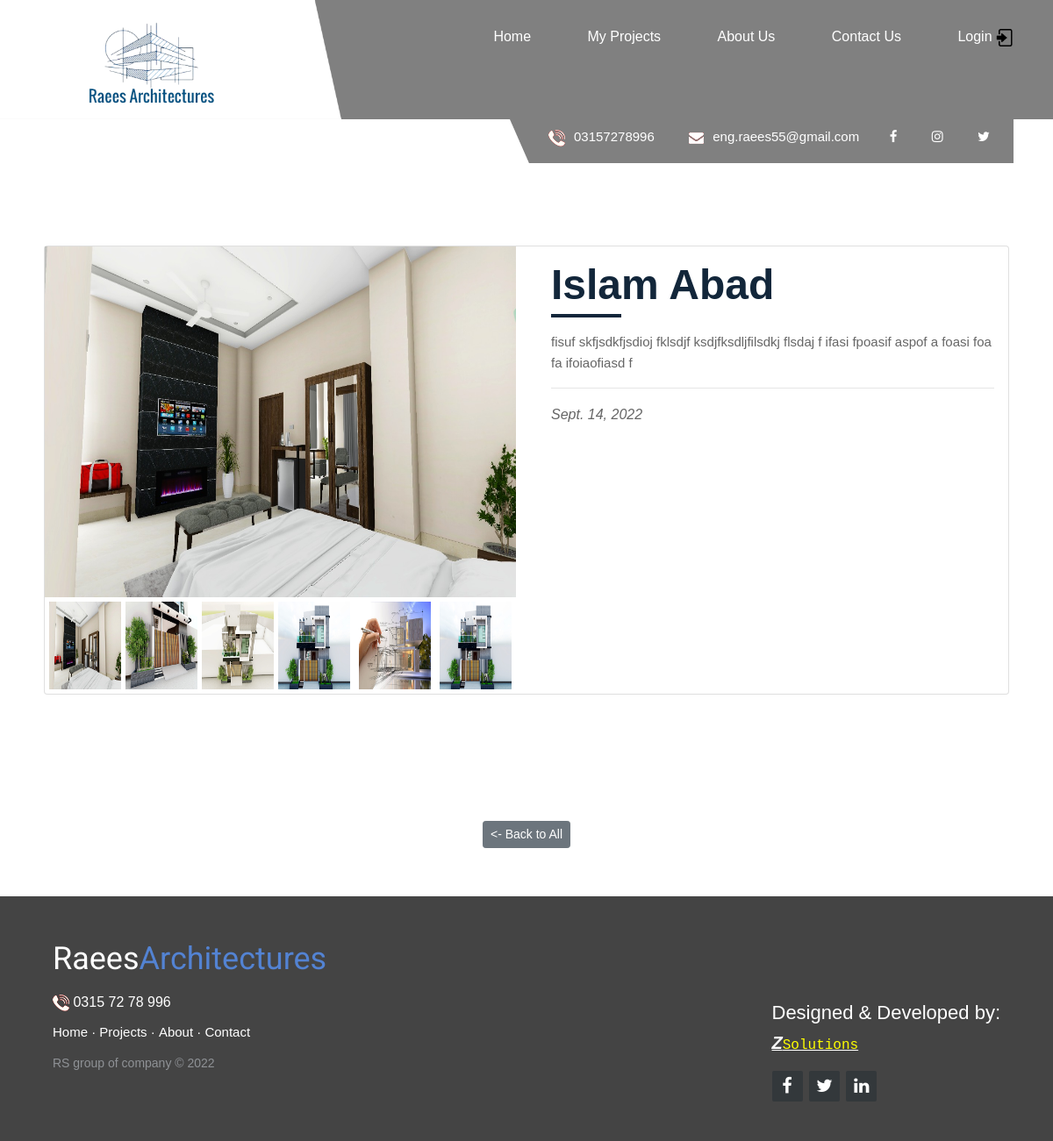
Page /detail/13 on the committed database.
### architecture/models.py (models this page shows)
class Project(models.Model):
    title = models.CharField(max_length=100)
    description = models.TextField(max_length=1000)
    image1 = models.ImageField(null=True, blank=True,  upload_to = 'images')
    image2 = models.ImageField(null=True, blank=True,  upload_to = 'images')
    image3 = models.ImageField(null=True, blank=True,  upload_to = 'images')
    image4 = models.ImageField(null=True, blank=True,  upload_to = 'images')
    image5 = models.ImageField(null=True, blank=True,  upload_to = 'images')
    image6 = models.ImageField(null=True, blank=True,  upload_to = 'images')
    date = models.DateField()

### architecture/views.py (the view)
# urls.py: path('detail/<int:pk>', views.DetailView.as_view(), name="detail"),
class DetailView(DetailView):
    model = Project
    template_name = 'architecture/detail.html'
    def get_context_data(self, **kwargs):
         context =  super().get_context_data(**kwargs)
         context['all'] = self.model.objects.all().order_by('title')
         return context

### architecture/templates/architecture/detail.html (shortened to what this page needs)
{% load static %}
<!DOCTYPE html>
<html lang="en">
<head>
    <link rel="stylesheet" href="{% static 'architecture/css/bootstrap.min.css' %}">
    <link rel="stylesheet" href="{% static 'architecture/css/style.css' %}">
    <link rel="stylesheet" href="{% static 'architecture/css/responsive.css' %}">
    <link rel="stylesheet" href="{% static 'architecture/css/jquery.mCustomScrollbar.min.css' %}">
    <link rel="stylesheet" href="https://netdna.bootstrapcdn.com/font-awesome/4.0.3/css/font-awesome.css">
    <link rel="stylesheet" href="https://cdnjs.cloudflare.com/ajax/libs/font-awesome/4.7.0/css/font-awesome.min.css">
    <link rel="stylesheet" href="{% static 'architecture/css/owl.carousel.min.css' %}">
    <link rel="stylesheet" href="{% static 'architecture/css/owl.theme.default.min.css' %}">
    <link rel="stylesheet" href="https://cdnjs.cloudflare.com/ajax/libs/fancybox/2.1.5/jquery.fancybox.min.css" media="screen">
</head>
<body class="main-layout ">
    <header>
        <div class="header">
            <div class="container">
                <div class="row">
                    <div class="col-xl-3 col-lg-3 col-md-3 col-sm-3 col logo_section">
                        <div class="full">
                            <div class="center-desk">
                                <div class="logo">
                                    <a href="index.html"><img src="{% static 'architecture/images/logo1.png'%}" alt="#"></a>
                                </div>
                            </div>
                        </div>
                    </div>
                    <div class="col-xl-9 col-lg-9 col-md-9 col-sm-9">
                        <div class="menu-area">
                            <div class="limit-box">
                                <nav class="main-menu">
                                    <ul class="menu-area-main">
                                        <li class="active"> <a href="{% url 'index' %}">Home</a> </li>
                                        <li> <a href="{% url 'myprojects' %}">My Projects</a> </li>
                                        <li><a href="{% url 'aboutus' %}">About Us</a></li>
                                        <li><a href="{% url 'contact' %}">Contact Us</a></li>
                                        <li><a href="{% url 'login' %}">Login <img src="{% static 'architecture/images/login.ico' %}" style="width:20px;" ></a></li>
                                    </ul>
                                </nav>
                            </div>
                        </div>
                    </div>
                    <div class="col-md-6 offset-md-6">
                        <div class="location_icon_bottum">
                            <ul>
                                <li><img src="{% static 'architecture/icon/call.png' %}" />03157278996</li>
                                <li><a href=""><span style="color: white; margin-left: 15px;"><img src="{% static 'architecture/icon/email.png' %}"/>eng.raees55@gmail.com</span></a></li>
                                <li><a href=""><span style="color: white; margin-left: 10px;"><i class="fa fa-facebook"></i></span></a></li>
                                <li><a href=""><span style="color: white; margin-left: 15px;"><i class="fa fa-instagram"></i></span></a></li>
                                <li><a href=""><span style="color: white; margin-left: 15px;"><i class="fa fa-twitter"></i></span></a></li>
                            </ul>
                        </div>
                    </div>
                </div>
            </div>
        </div>
    </header>
        <div class = "card-wrapper" style="user-select: none;">
            <div class = "card">
              <div class = "product-imgs">
                <div class = "img-display">
                  <div class = "img-showcase">
                    <img class="igclass" src = "{{project.image1.url}}" alt = "shoe image">
                  </div>
                </div>
                <div class = "img-select">
                  <div class = "img-item">
                    <a href = "#" data-id = "1">
                      <img src = "{{project.image1.url}}" alt = "shoe image">
                    </a>
                  </div>
                  <div class = "img-item">
                    <a href = "#" data-id = "2">
                      <img src = "{{project.image2.url}}" alt = "shoe image">
                    </a>
                  </div>
                  <div class = "img-item">
                    <a href = "#" data-id = "3">
                      <img src = "{{project.image3.url}}" alt = "shoe image">
                    </a>
                  </div>
                  <div class = "img-item">
                    <a href = "#" data-id = "4">
                      <img src = "{{project.image4.url}}" alt = "shoe image">
                    </a>
                  </div>
                  <div class = "img-item">
                    <a href = "#" data-id = "5">
                      <img src = "{{project.image5.url}}" alt = "shoe image">
                    </a>
                  </div>
                  <div class = "img-item">
                    <a href = "#" data-id = "6">
                      <img src = "{{project.image6.url}}" alt = "shoe image">
                    </a>
                  </div>
                </div>
              </div>
              <div class = "product-content">
                <h2 class = "product-title">{{project.title}}</h2>
                <p>{{project.description}}</p>
                <hr>
                <i>{{project.date}}</i>
              </div>
            </div>
          </div>
          <div class="row justify-content-center align-items-center" style="margin-bottom: 55px;">
            <a href="{% url 'myprojects' %}"><button type="button" class="btn btn-secondary btn-sm"><- Back  to  All</button></a>
        </div>
      <footer class="footer-distributed">
        <div class="footer-left">
            <h3>Raees<span>Architectures</span></h3>
            <h4><li><img src="{% static 'architecture/icon/call.png' %}" /> <span style="color: white;"> 0315 72 78 996</span></li></h4>
            <p class="footer-links">
                <a href="{% url 'index' %}">Home</a>
                ·
                <a href="{% url 'myprojects'%}">Projects</a>
                ·
                <a href="{% url 'aboutus' %}">About</a>
                ·
                <a href="{% url 'contact'%}">Contact</a>
            </p>
            <p class="footer-company-name">RS group of company © 2022</p>
        </div>
        <div class="footer-right">
            <h2><span class="developeby">Designed & Developed by:</span></h2>
            <h4 style="text-decoration: underline; text-decoration-color: white"><span class="zakir"><b style="font-size: 20px; font-style: italic;">Z</b><span style="color: yellow; font-family: 'Courier New', Courier, monospace;">Solutions</span> </span></h4>
            <div class="footer-icons">
                <a href="https://www.facebook.com/zakirullah111"><i class="fa fa-facebook"></i></a>
                <a href="#"><i class="fa fa-twitter"></i></a>
                <a href="https://www.linkedin.com/in/zakir-ullah-137b73201"><i class="fa fa-linkedin"></i></a>
            </div>
        </div>
    </footer>
</body>
</html>

### rows in the picture
Project: image1 (picture), image2 (picture), image3 (picture), image4 (picture), image5 (picture), image6 (picture), title "Islam Abad", description "fisuf skfjsdkfjsdioj fklsdjf ksdjfksdljfilsdkj flsdaj f ifasi fpoasif aspof a foasi foa fa ifoiaofiasd f", date "Sept. 14, 2022"
